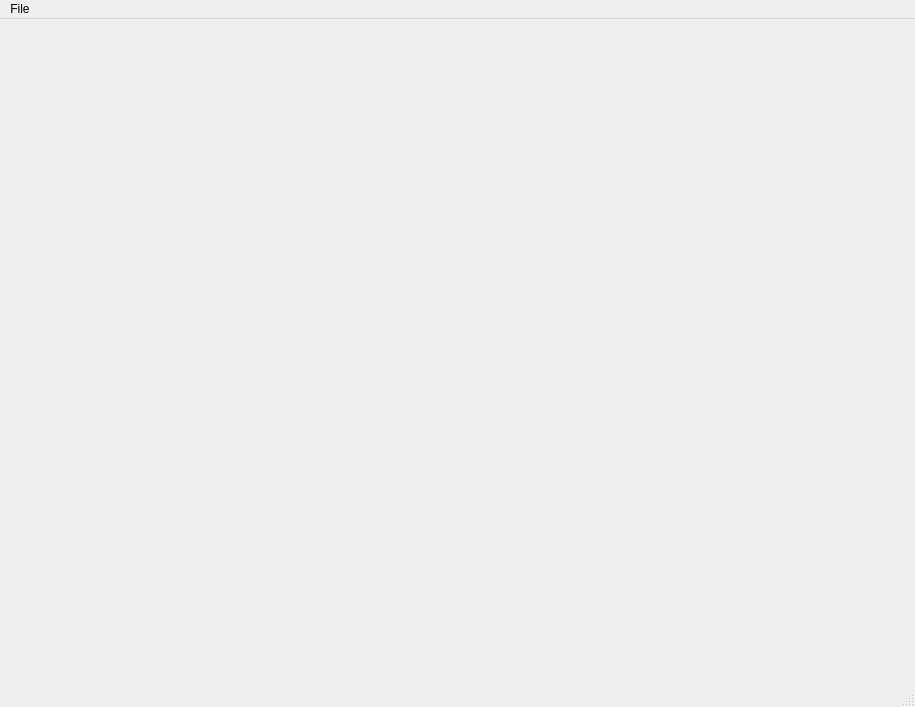
<?xml version="1.0" encoding="UTF-8"?>
<ui version="4.0">
 <class>MainWindow</class>
 <widget class="QMainWindow" name="MainWindow">
  <property name="geometry">
   <rect>
    <x>0</x>
    <y>0</y>
    <width>915</width>
    <height>707</height>
   </rect>
  </property>
  <property name="windowTitle">
   <string>MainWindow</string>
  </property>
  <widget class="QWidget" name="centralwidget">
   <widget class="QWidget" name="gridLayoutWidget">
    <property name="geometry">
     <rect>
      <x>0</x>
      <y>0</y>
      <width>911</width>
      <height>661</height>
     </rect>
    </property>
    <layout class="QGridLayout" name="MainLayout">
     <property name="sizeConstraint">
      <enum>QLayout::SetMaximumSize</enum>
     </property>
    </layout>
   </widget>
  </widget>
  <widget class="QMenuBar" name="menubar">
   <property name="geometry">
    <rect>
     <x>0</x>
     <y>0</y>
     <width>915</width>
     <height>21</height>
    </rect>
   </property>
   <widget class="QMenu" name="menuFile">
    <property name="title">
     <string>File</string>
    </property>
    <widget class="QMenu" name="menuAddShape">
     <property name="title">
      <string>AddShape</string>
     </property>
     <addaction name="actionCube"/>
     <addaction name="actionSphere"/>
     <addaction name="actionPlane"/>
     <addaction name="actionTorus"/>
     <addaction name="actionCone"/>
     <addaction name="actionCylinder"/>
    </widget>
    <addaction name="menuAddShape"/>
   </widget>
   <addaction name="menuFile"/>
  </widget>
  <widget class="QStatusBar" name="statusbar"/>
  <action name="actionCube">
   <property name="text">
    <string>Cube</string>
   </property>
  </action>
  <action name="actionSphere">
   <property name="text">
    <string>Sphere</string>
   </property>
  </action>
  <action name="actionPlane">
   <property name="text">
    <string>Plane</string>
   </property>
  </action>
  <action name="actionTorus">
   <property name="text">
    <string>Torus</string>
   </property>
  </action>
  <action name="actionCone">
   <property name="text">
    <string>Cone</string>
   </property>
  </action>
  <action name="actionCylinder">
   <property name="text">
    <string>Cylinder</string>
   </property>
  </action>
 </widget>
 <resources/>
 <connections/>
</ui>
